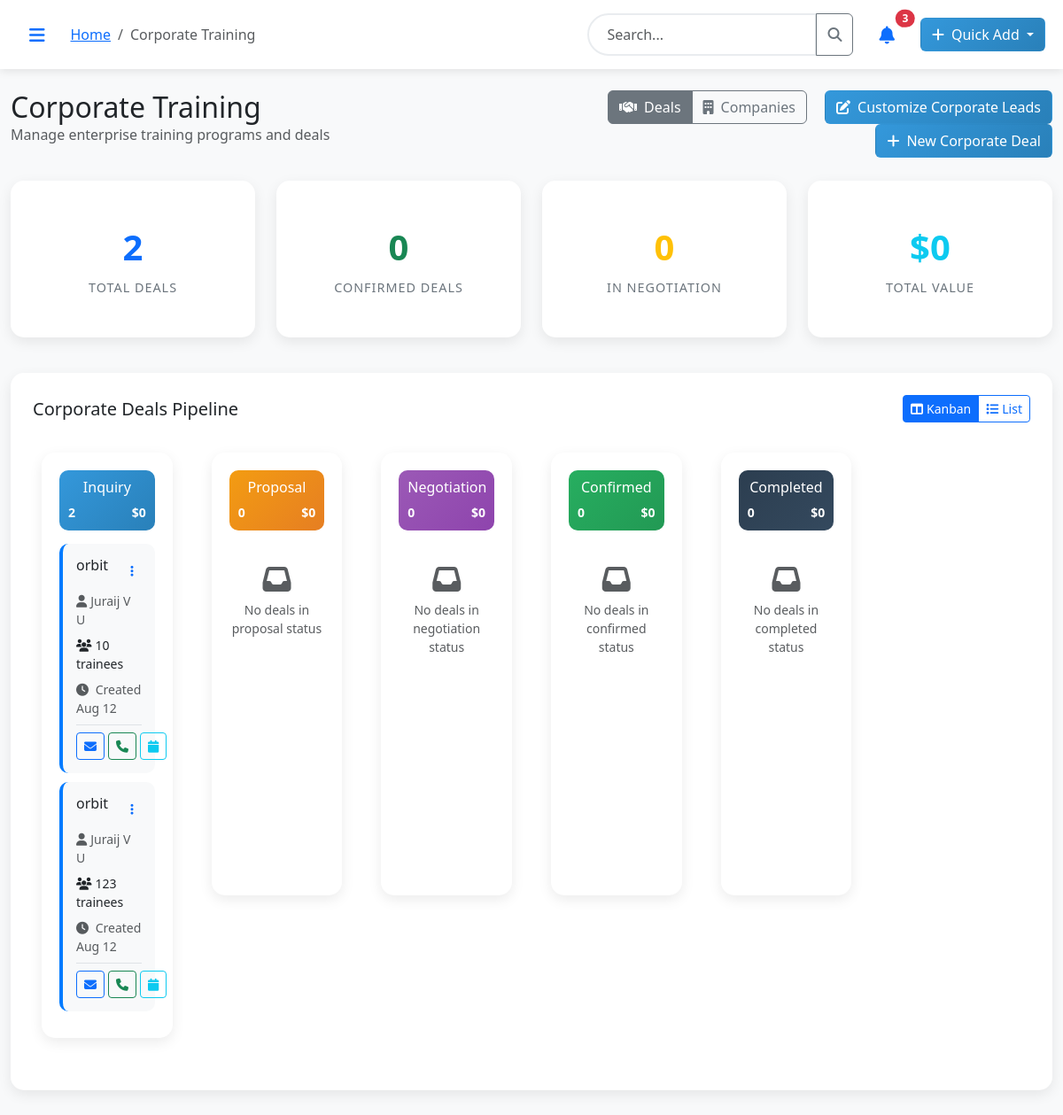
Page /corporate (signed in) on the committed database.
### models.py (models this page shows)
class CorporateTraining(db.Model):
    id = db.Column(db.Integer, primary_key=True)
    company_name = db.Column(db.String(200), nullable=False)
    location = db.Column(db.String(200), nullable=False)
    contact_person_name = db.Column(db.String(100), nullable=False)
    contact_person_email = db.Column(db.String(120), nullable=False)
    contact_person_country_code = db.Column(db.String(5), default='+971')
    contact_person_phone = db.Column(db.String(20), nullable=False)
    industry = db.Column(db.String(100))
    company_size = db.Column(db.String(50))
    course_names = db.Column(db.Text)  # JSON array of course IDs for multiple courses
    trainee_count = db.Column(db.Integer, nullable=False)
    training_mode = db.Column(db.String(20))  # Onsite, Online, Hybrid
    quotation_amount = db.Column(db.Float, default=0.0)
    expected_start_date = db.Column(db.Date)
    budget_range = db.Column(db.String(50))
    special_requirements = db.Column(db.Text)
    status = db.Column(db.String(20), default='Inquiry')  # Inquiry, Proposal, Negotiation, Confirmed, Completed
    deal_value = db.Column(db.Float, default=0.0)
    start_date = db.Column(db.Date)
    end_date = db.Column(db.Date)
    created_at = db.Column(db.DateTime, default=datetime.utcnow)
    created_by_id = db.Column(db.Integer, db.ForeignKey('user.id'))
    created_by = db.relationship('User', backref='corporate_leads')

### routes.py (the view, shortened to what this page needs)
@main.route('/corporate')
@login_required
def corporate():
    form = CorporateTrainingForm()
    form.course_names.choices = [(str(c.id), c.name) for c in Course.query.filter_by(is_active=True).all()]
    corporate_trainings = CorporateTraining.query.order_by(desc(CorporateTraining.created_at)).all()
    corporate_trainings_data = []
    for training in corporate_trainings:
        course_names = []
        training_data = {
            'id': training.id,
            'company_name': training.company_name,
            'contact_person': training.contact_person_name,
            'contact_email': training.contact_person_email,
            'contact_phone': training.contact_person_phone,
            'industry': training.industry,
            'company_size': training.company_size,
            'course_names': course_names,
            'trainee_count': training.trainee_count,
            'training_mode': training.training_mode,
            'deal_value': training.deal_value,
            'status': training.status,
            'created_at': training.created_at,
            'budget_range': training.budget_range,
            'special_requirements': training.special_requirements
        }
        corporate_trainings_data.append(training_data)
    return render_template('corporate.html', corporate_trainings=corporate_trainings_data, form=form)

### app.py (called while the page is built)
@login_manager.user_loader
def load_user(user_id):
    from models import User
    return User.query.get(int(user_id))

### templates/corporate.html (shortened to what this page needs)
{% extends "base.html" %}
{% block breadcrumb %}
{{ super() }}
<li class="breadcrumb-item active">Corporate Training</li>
{% endblock %}
{% block content %}
<div class="row mb-4">
    <div class="col-md-6">
        <h2 class="mb-0">Corporate Training</h2>
        <p class="text-muted">Manage enterprise training programs and deals</p>
    </div>
    <div class="col-md-6 text-end">
        <div class="btn-group me-3" role="group">
            <button type="button" class="btn btn-outline-secondary active" onclick="changeView('deals')">
                <i class="fas fa-handshake me-2"></i>Deals
            </button>
            <button type="button" class="btn btn-outline-secondary" onclick="changeView('companies')">
                <i class="fas fa-building me-2"></i>Companies
            </button>
        </div>
        <a href="{{ url_for('main.corporate_leads') }}">
                        <button class="btn btn-primary-custom">
            <i class="fas fa-edit me-2"></i>Customize Corporate Leads
        </button>
                    </a>
        <button class="btn btn-primary-custom" data-bs-toggle="modal" data-bs-target="#corporateModal">
            <i class="fas fa-plus me-2"></i>New Corporate Deal
        </button>
    </div>
</div>
<div class="row mb-4">
    <div class="col-lg-3 col-md-6 mb-3">
        <div class="dashboard-card">
            <div class="stat-card">
                <div class="stat-number text-primary">{{ corporate_trainings | length }}</div>
                <div class="stat-label">Total Deals</div>
            </div>
        </div>
    </div>
    <div class="col-lg-3 col-md-6 mb-3">
        <div class="dashboard-card">
            <div class="stat-card">
                <div class="stat-number text-success">{{ corporate_trainings | selectattr("status", "equalto", "Confirmed") | list | length }}</div>
                <div class="stat-label">Confirmed Deals</div>
            </div>
        </div>
    </div>
    <div class="col-lg-3 col-md-6 mb-3">
        <div class="dashboard-card">
            <div class="stat-card">
                <div class="stat-number text-warning">{{ corporate_trainings | selectattr("status", "equalto", "Negotiation") | list | length }}</div>
                <div class="stat-label">In Negotiation</div>
            </div>
        </div>
    </div>
    <div class="col-lg-3 col-md-6 mb-3">
        <div class="dashboard-card">
            <div class="stat-card">
                <div class="stat-number text-info">${{ "{:,.0f}".format(corporate_trainings | sum(attribute='deal_value') if corporate_trainings else 0) }}</div>
                <div class="stat-label">Total Value</div>
            </div>
        </div>
    </div>
</div>
<div class="row mb-4" id="dealsView">
    <div class="col-12">
        <div class="dashboard-card">
            <div class="d-flex justify-content-between align-items-center mb-4">
                <h5 class="mb-0">Corporate Deals Pipeline</h5>
                <div class="btn-group" role="group">
                    <button type="button" class="btn btn-sm btn-outline-primary active" onclick="changePipelineView('kanban')">
                        <i class="fas fa-columns me-1"></i>Kanban
                    </button>
                    <button type="button" class="btn btn-sm btn-outline-primary" onclick="changePipelineView('list')">
                        <i class="fas fa-list me-1"></i>List
                    </button>
                </div>
            </div>
<div id="kanbanView" class="row">
    {% set pipeline_statuses = ['Inquiry', 'Proposal', 'Negotiation', 'Confirmed', 'Completed'] %}
    {% for status in pipeline_statuses %}
    <div class="col-lg-2 col-md-4 col-sm-6 mb-4">
        <div class="pipeline-column corporate-pipeline" data-status="{{ status }}">
            <div class="pipeline-header pipeline-{{ status.lower() }}">
                <h6 class="mb-0">{{ status }}</h6>
                <div class="d-flex justify-content-between align-items-center mt-2">
                    <small>{{ corporate_trainings | selectattr("status", "equalto", status) | list | length }}</small>
                    <small>${{ "{:,.0f}".format(corporate_trainings | selectattr("status", "equalto", status) | sum(attribute='deal_value') or 0) }}</small>
                </div>
            </div>
            <div class="pipeline-leads" id="corporate-{{ status.lower() }}">
                {% for training in corporate_trainings if training.status == status %}
                <div class="lead-card corporate-card" data-deal-id="{{ training.id }}" draggable="true">
                    <div class="d-flex justify-content-between align-items-start mb-2">
                        <h6 class="mb-1">{{ training.company_name }}</h6>
                        <div class="dropdown">
                            <button class="btn btn-sm btn-link" data-bs-toggle="dropdown">
                                <i class="fas fa-ellipsis-v"></i>
                            </button>
                        </div>
                    </div>
                    <div class="small text-muted mb-2">
                        <i class="fas fa-user me-1"></i>{{ training.contact_person }}
                    </div>
                    <div class="small mb-2">
                        <i class="fas fa-users me-1"></i>{{ training.trainee_count }} trainees
                    </div>
                    <div class="small text-muted">
                        <i class="fas fa-clock me-1"></i>
                        Created {{ training.created_at.strftime('%b %d') }}
                    </div>
                    <div class="mt-2 pt-2 border-top">
                        <div class="d-flex gap-1">
                            <button class="btn btn-sm btn-outline-primary flex-fill" onclick="contactCompany('{{ training.contact_email }}')" title="Email">
                                <i class="fas fa-envelope"></i>
                            </button>
                            <button class="btn btn-sm btn-outline-success flex-fill" onclick="callCompany('{{ training.contact_phone }}')" title="Call">
                                <i class="fas fa-phone"></i>
                            </button>
                            <button class="btn btn-sm btn-outline-info flex-fill" onclick="scheduleMeeting({{ training.id }})" title="Meeting">
                                <i class="fas fa-calendar"></i>
                            </button>
                        </div>
                    </div>
                </div>
                {% endfor %}
                {% if not corporate_trainings | selectattr("status", "equalto", status) | list %}
                <div class="text-center text-muted py-4">
                    <i class="fas fa-inbox fa-2x mb-2"></i>
                    <p class="small mb-0">No deals in {{ status.lower() }} status</p>
                </div>
                {% endif %}
            </div>
        </div>
    </div>
    {% endfor %}
</div>
        </div>
    </div>
</div>
                {% set unique_companies = corporate_trainings | groupby('company_name') %}
{% endblock %}

### static/css/style.css (style rules this page uses)
:root { --primary-color: #3498db; --secondary-color: #2c3e50; --success-color: #27ae60; --warning-color: #f39c12; --danger-color: #e74c3c; --info-color: #17a2b8; --light-bg: #f8f9fa; --dark-bg: #343a40; }
body { font-family: 'Segoe UI', Tahoma, Geneva, Verdana, sans-serif; background-color: var(--light-bg); }
.dashboard-card { background: white; border-radius: 15px; padding: 25px; box-shadow: 0 5px 15px rgba(0, 0, 0, 0.08); transition: transform 0.3s ease, box-shadow 0.3s ease; border: none; }
.btn-primary-custom { background: linear-gradient(135deg, #3498db, #2980b9); color: white; }
.pipeline-column { background: white; border-radius: 15px; padding: 20px; margin: 10px; box-shadow: 0 5px 15px rgba(0, 0, 0, 0.08); min-height: 500px; }
.pipeline-header { text-align: center; font-weight: bold; padding: 10px; border-radius: 10px; margin-bottom: 15px; color: white; }
.lead-card { background: #f8f9fa; border-radius: 10px; padding: 15px; margin-bottom: 10px; cursor: move; transition: all 0.3s ease; border-left: 4px solid var(--primary-color); }
.stat-card { text-align: center; padding: 20px; }
.stat-number { font-size: 2.5rem; font-weight: bold; color: var(--primary-color); margin-bottom: 5px; }
.stat-label { color: #6c757d; font-size: 0.9rem; text-transform: uppercase; letter-spacing: 1px; }

### rows in the picture
CorporateTraining: company_name "orbit", contact_person "Juraij V U", trainee_count "10", created_at "Aug 12", status "Inquiry" (drawn)
CorporateTraining: company_name "orbit", contact_person "Juraij V U", trainee_count "123", created_at "Aug 12"

### other values in the picture
{{ corporate_trainings | length }} "2"
{{ status }} "Inquiry" "Proposal" "Negotiation" "Confirmed" "Completed"
{{ status.lower() }} "proposal" "negotiation" "confirmed" "completed"
